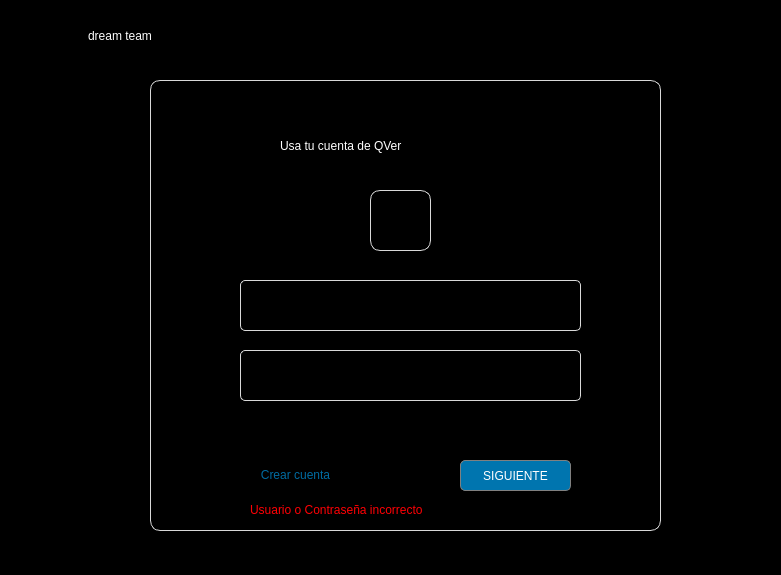
<?xml version="1.0" encoding="UTF-8"?>
<ui version="4.0">
 <class>Dialog</class>
 <widget class="QDialog" name="Dialog">
  <property name="geometry">
   <rect>
    <x>0</x>
    <y>0</y>
    <width>781</width>
    <height>575</height>
   </rect>
  </property>
  <property name="sizePolicy">
   <sizepolicy hsizetype="Preferred" vsizetype="Preferred">
    <horstretch>0</horstretch>
    <verstretch>0</verstretch>
   </sizepolicy>
  </property>
  <property name="windowTitle">
   <string>Login</string>
  </property>
  <property name="styleSheet">
   <string notr="true">background-color: rgb(0, 0, 0);</string>
  </property>
  <widget class="QFrame" name="frame_3">
   <property name="geometry">
    <rect>
     <x>-2</x>
     <y>0</y>
     <width>811</width>
     <height>61</height>
    </rect>
   </property>
   <property name="frameShape">
    <enum>QFrame::StyledPanel</enum>
   </property>
   <property name="frameShadow">
    <enum>QFrame::Raised</enum>
   </property>
   <widget class="QFrame" name="frame_4">
    <property name="geometry">
     <rect>
      <x>20</x>
      <y>10</y>
      <width>51</width>
      <height>51</height>
     </rect>
    </property>
    <property name="styleSheet">
     <string notr="true">border-image: url(:/Icono/Images-UI/Icono.png);</string>
    </property>
    <property name="frameShape">
     <enum>QFrame::StyledPanel</enum>
    </property>
    <property name="frameShadow">
     <enum>QFrame::Raised</enum>
    </property>
   </widget>
   <widget class="QLabel" name="DreamTeam">
    <property name="geometry">
     <rect>
      <x>90</x>
      <y>20</y>
      <width>201</width>
      <height>31</height>
     </rect>
    </property>
    <property name="styleSheet">
     <string notr="true">font: 18pt &quot;Star Jedi&quot;;
color: rgb(255, 255, 255);
background-color: rgba(0, 0, 0,0%);</string>
    </property>
    <property name="text">
     <string>dream team</string>
    </property>
   </widget>
  </widget>
  <widget class="QFrame" name="frame">
   <property name="geometry">
    <rect>
     <x>150</x>
     <y>80</y>
     <width>511</width>
     <height>451</height>
    </rect>
   </property>
   <property name="styleSheet">
    <string notr="true">.QFrame{border: 1px solid gray;
border-radius: 10px;
border-color: rgb(217, 217, 217);}
 </string>
   </property>
   <property name="frameShape">
    <enum>QFrame::StyledPanel</enum>
   </property>
   <property name="frameShadow">
    <enum>QFrame::Raised</enum>
   </property>
   <widget class="QPushButton" name="btn_cc">
    <property name="geometry">
     <rect>
      <x>80</x>
      <y>380</y>
      <width>131</width>
      <height>29</height>
     </rect>
    </property>
    <property name="styleSheet">
     <string notr="true">font: 30pt &quot;Jurassic Park&quot;;
color: rgb(0, 107, 161);</string>
    </property>
    <property name="text">
     <string>Crear cuenta</string>
    </property>
    <property name="checkable">
     <bool>false</bool>
    </property>
    <property name="autoDefault">
     <bool>true</bool>
    </property>
    <property name="default">
     <bool>false</bool>
    </property>
    <property name="flat">
     <bool>true</bool>
    </property>
   </widget>
   <widget class="QFrame" name="frame_2">
    <property name="enabled">
     <bool>true</bool>
    </property>
    <property name="geometry">
     <rect>
      <x>220</x>
      <y>110</y>
      <width>61</width>
      <height>61</height>
     </rect>
    </property>
    <property name="styleSheet">
     <string notr="true">.QFrame{image: url(:/newPrefix/Images-UI/LoginFotx.png);
border: 0px;
tabwidget.setStyleSheet(&quot;QTabWidget::pane { border: 0; }&quot;);}</string>
    </property>
    <property name="frameShape">
     <enum>QFrame::NoFrame</enum>
    </property>
    <property name="frameShadow">
     <enum>QFrame::Raised</enum>
    </property>
    <property name="lineWidth">
     <number>0</number>
    </property>
   </widget>
   <widget class="QLabel" name="lbl_stc">
    <property name="geometry">
     <rect>
      <x>130</x>
      <y>50</y>
      <width>251</width>
      <height>31</height>
     </rect>
    </property>
    <property name="styleSheet">
     <string notr="true">font: 18pt &quot;Avengeance&quot;;
color: rgb(255, 255, 255);
background-color: rgba(0, 0, 0,0%);</string>
    </property>
    <property name="text">
     <string>Usa tu cuenta de QVer</string>
    </property>
   </widget>
   <widget class="QLineEdit" name="txt_usr">
    <property name="geometry">
     <rect>
      <x>90</x>
      <y>200</y>
      <width>341</width>
      <height>51</height>
     </rect>
    </property>
    <property name="font">
     <font>
      <family>THE GONjURING</family>
      <pointsize>16</pointsize>
     </font>
    </property>
    <property name="styleSheet">
     <string notr="true">.QLineEdit{border: 1px solid gray;
border-radius: 5px;
border-color: rgb(217, 217, 217);


color: rgb(255, 255, 255);}
.QLineEdit:focus{border: 1px solid blue;
border-radius: 5px;
border-color: rgb(0, 120, 226);
}</string>
    </property>
   </widget>
   <widget class="QLineEdit" name="txt_pass">
    <property name="geometry">
     <rect>
      <x>90</x>
      <y>270</y>
      <width>341</width>
      <height>51</height>
     </rect>
    </property>
    <property name="font">
     <font>
      <family>THE GONjURING</family>
      <pointsize>16</pointsize>
     </font>
    </property>
    <property name="styleSheet">
     <string notr="true">.QLineEdit{border: 1px solid gray;
border-radius: 5px;
border-color: rgb(217, 217, 217);


color: rgb(255, 255, 255);}
.QLineEdit:focus{border: 1px solid blue;
border-radius: 5px;
border-color: rgb(0, 120, 226);
}</string>
    </property>
   </widget>
   <widget class="QPushButton" name="btn_sgte">
    <property name="geometry">
     <rect>
      <x>310</x>
      <y>380</y>
      <width>111</width>
      <height>31</height>
     </rect>
    </property>
    <property name="styleSheet">
     <string notr="true">.QPushButton{
border: 1px solid gray;
border-radius: 5px;
background-color: rgb(0, 117, 175);
color: rgb(255, 255, 255);

font: 26pt &quot;Jurassic Park&quot;}</string>
    </property>
    <property name="text">
     <string>SIGUIENTE</string>
    </property>
   </widget>
   <widget class="QLabel" name="lbl_info">
    <property name="geometry">
     <rect>
      <x>100</x>
      <y>420</y>
      <width>221</width>
      <height>19</height>
     </rect>
    </property>
    <property name="styleSheet">
     <string notr="true">color: rgb(255, 0, 4);</string>
    </property>
    <property name="text">
     <string>Usuario o Contraseña incorrecto</string>
    </property>
   </widget>
  </widget>
 </widget>
 <resources>
  <include location="xz.qrc"/>
 </resources>
 <connections/>
</ui>
